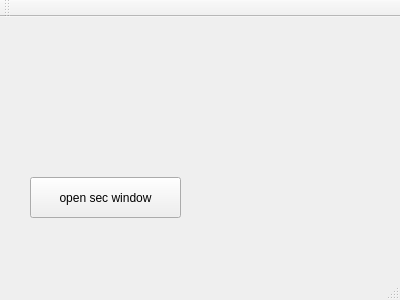
<?xml version="1.0" encoding="UTF-8"?>
<ui version="4.0">
 <class>MainWindow</class>
 <widget class="QMainWindow" name="MainWindow">
  <property name="geometry">
   <rect>
    <x>0</x>
    <y>0</y>
    <width>400</width>
    <height>300</height>
   </rect>
  </property>
  <property name="windowTitle">
   <string>MainWindow</string>
  </property>
  <widget class="QWidget" name="centralWidget">
   <widget class="QPushButton" name="open_window">
    <property name="geometry">
     <rect>
      <x>30</x>
      <y>160</y>
      <width>151</width>
      <height>41</height>
     </rect>
    </property>
    <property name="text">
     <string>open sec window</string>
    </property>
   </widget>
  </widget>
  <widget class="QMenuBar" name="menuBar">
   <property name="geometry">
    <rect>
     <x>0</x>
     <y>0</y>
     <width>400</width>
     <height>22</height>
    </rect>
   </property>
  </widget>
  <widget class="QToolBar" name="mainToolBar">
   <attribute name="toolBarArea">
    <enum>TopToolBarArea</enum>
   </attribute>
   <attribute name="toolBarBreak">
    <bool>false</bool>
   </attribute>
  </widget>
  <widget class="QStatusBar" name="statusBar"/>
 </widget>
 <layoutdefault spacing="6" margin="11"/>
 <resources/>
 <connections/>
</ui>
